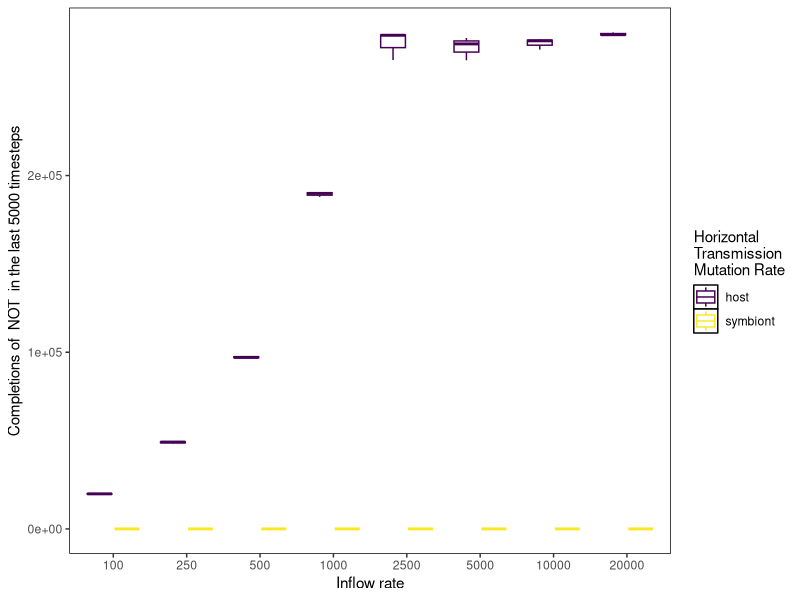
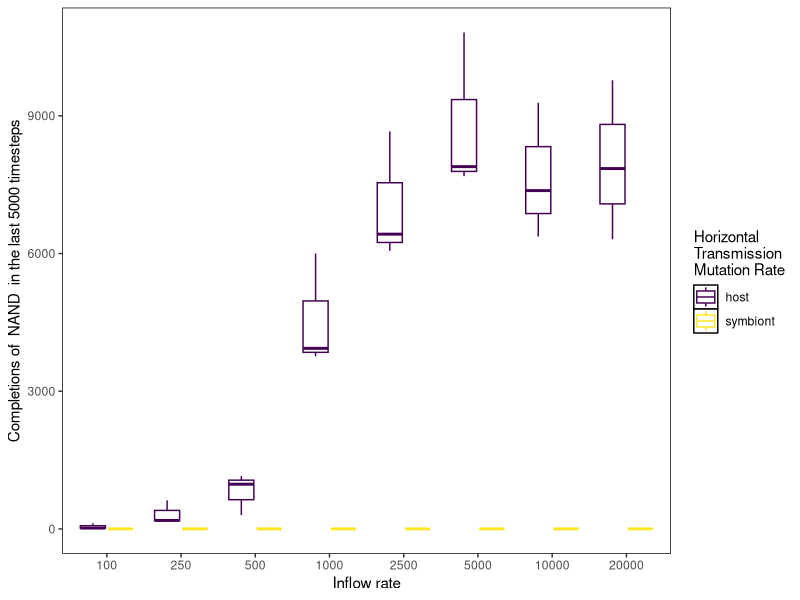
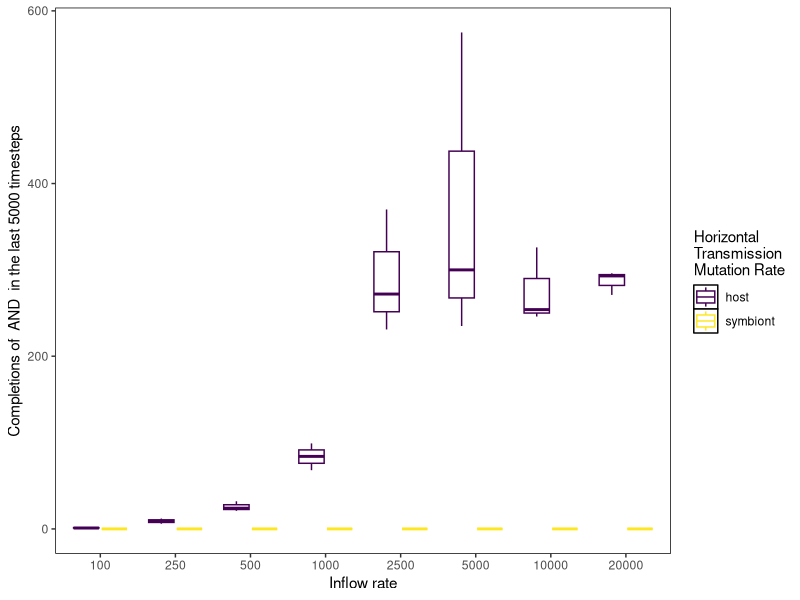
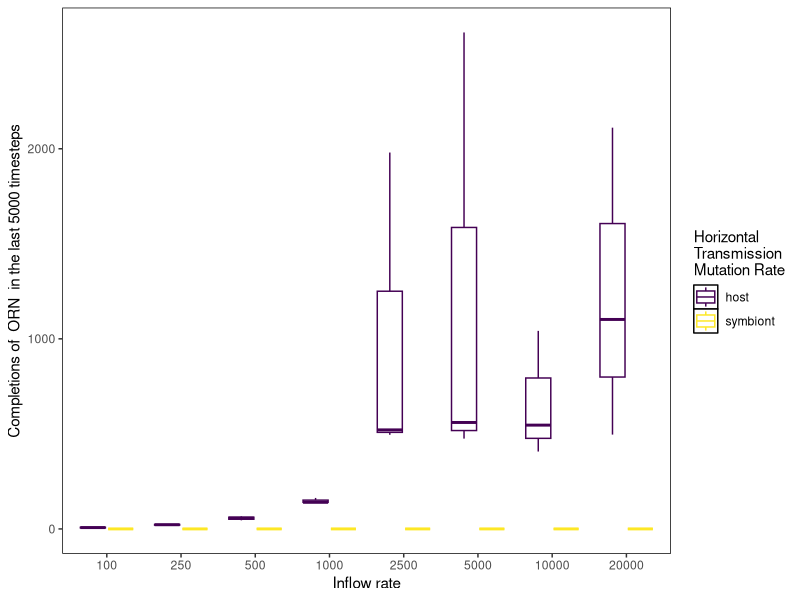
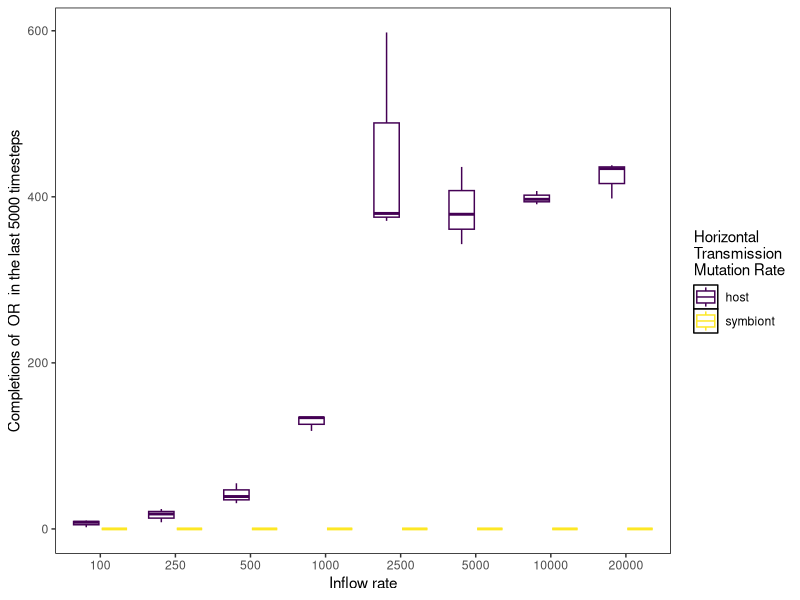
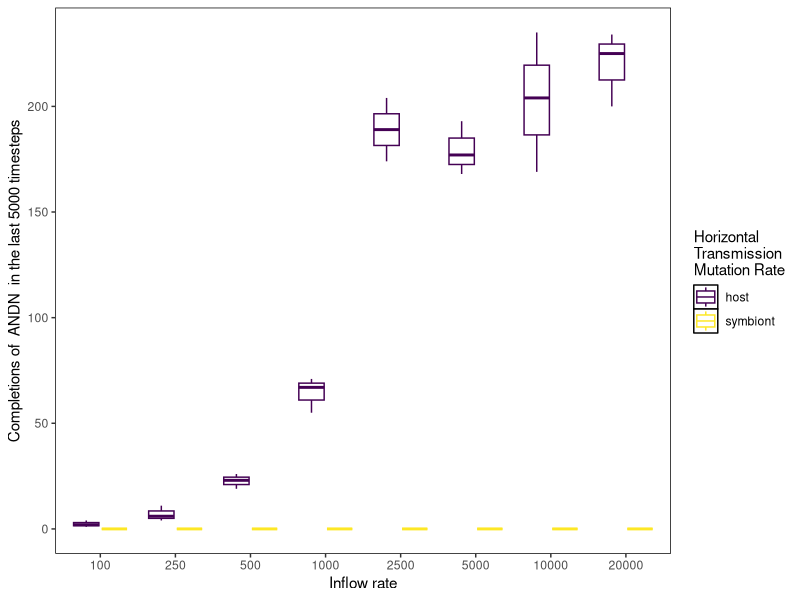
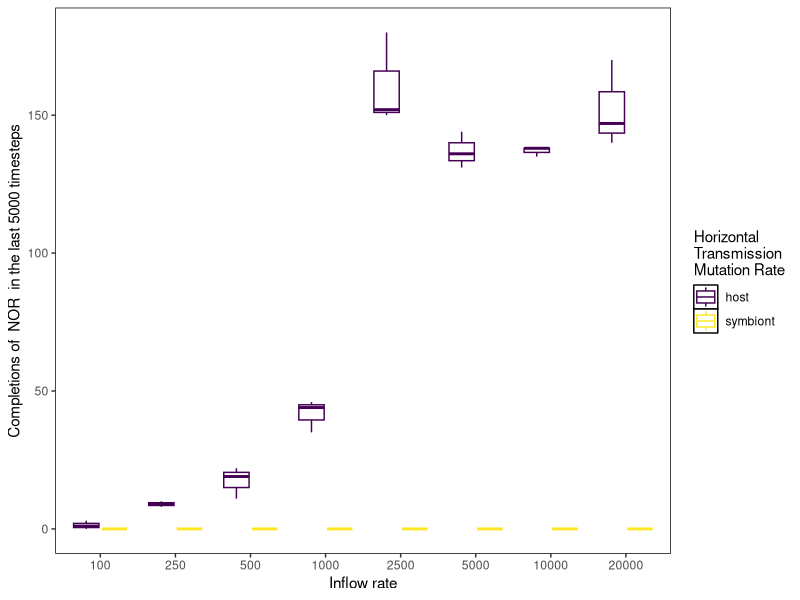
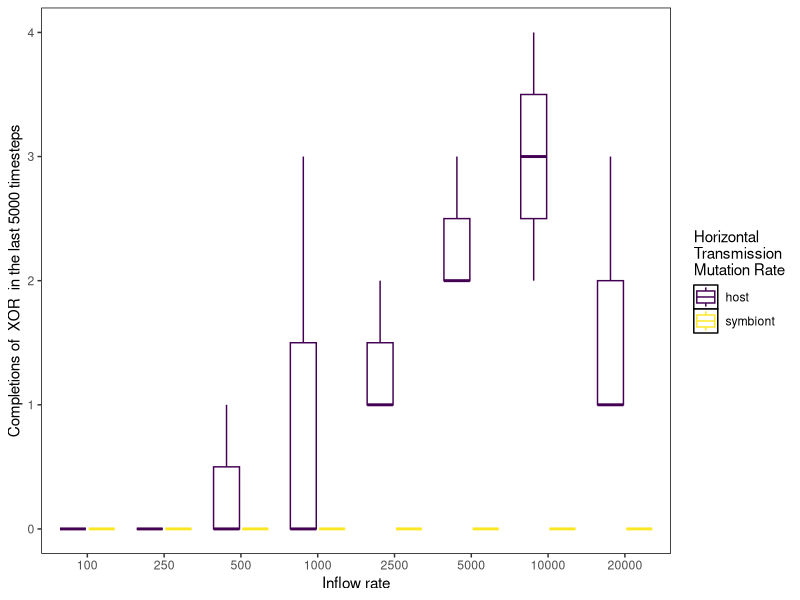

The R script that drew these images, in order:
require(ggplot2)
library(viridis)

#Set your working directory to the Analysis folder for your project

#Read in the data
initial_data <- read.csv("sgp-treatment/munged_tasks.csv", h=T)
final_update <- subset(initial_data, update == "50000")

plot <- function(name, task) {
    #Plot the host and symbiont interaction values by vertical transmission rate
    ggplot(data=final_update, aes(x=factor(as.character(inflow), levels=unique(inflow)), y={{ name }}, color=partner)) +
    	geom_boxplot(alpha=0.5, outlier.size=0, orientation="x") +
        ylab(paste("Completions of ", task, " in the last 5000 timesteps")) +
    	xlab("Inflow rate") +
    	theme(panel.background = element_rect(fill='white', colour='black')) +
    	theme(panel.grid.major = element_blank(), panel.grid.minor = element_blank()) +
    	guides(fill=FALSE) +
    	#ylim(0,400000) +
    	scale_color_manual(name="Horizontal\nTransmission\nMutation Rate", values=viridis(2))
    	#facet_wrap(~inflow)
}

plot(task_NOT, "NOT")
plot(task_NAND, "NAND")
plot(task_AND, "AND")
plot(task_ORN, "ORN")
plot(task_OR, "OR")
plot(task_ANDN, "ANDN")
plot(task_NOR, "NOR")
plot(task_XOR, "XOR")
plot(task_EQU, "EQU")
